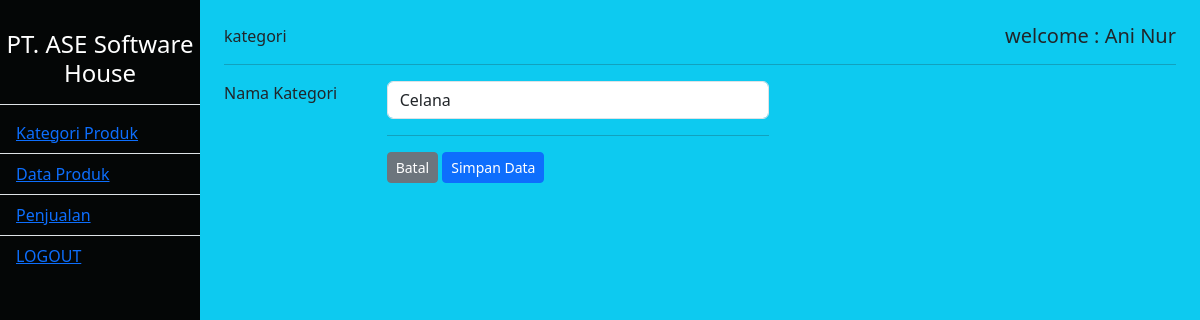
Page /admin/home.php?modul=kategori&action=edit&id=2 (signed in) on the committed database.
### tables this page shows
CREATE TABLE `mst_menus` (
  `menuid` int(11) NOT NULL,
  `menu_name` varchar(30) NOT NULL,
  `menu_link` varchar(30) NOT NULL,
  `isactive` tinyint(1) NOT NULL
);

CREATE TABLE `product_category` (
  `categoryid` int(11) NOT NULL,
  `category_name` varchar(20) NOT NULL,
  `isactive` tinyint(1) NOT NULL,
  `createdby` varchar(30) NOT NULL
);

### admin/home.php (the view, shortened to what this page needs)
<?php
if (isset($_SESSION['userlogin'])){
require_once('../config/koneksidb.php');
require_once('../config/general.php');
?>
<!DOCTYPE html>
<html lang="en">
<head>
    <link href="https://cdn.jsdelivr.net/npm/bootstrap@5.3.2/dist/css/bootstrap.min.css" rel="stylesheet">
    <link rel="stylesheet" href="../assets/adminstyle.css">
    <link rel="stylesheet" href="https://cdn.jsdelivr.net/npm/bootstrap-icons@1.11.2/font/bootstrap-icons.min.css">
</head>
<body class="bg-info">
    <div class="container-fluid">
        <div class="row">
            <div class="col-md-2 bg-black left-menu">
                <h4 class="pb-3 text-white text-center border-bottom"><?php
                echo $company; ?></h4>
                <ul class="list-group list-group-flush" id="listmenu">
                    <?php
                    $statment_sql = $cn_mysql->prepare("select*from mst_menus where isactive=1");
                    $statment_sql->execute();
                    $result = $statment_sql->get_result();
                    while ($d = $result ->fetch_assoc()) {
                        echo '<li class="list-group-item"> <a href='.$d["menu_link"].'> '.$d["menu_name"].'<a></li>';
                    }
                    ?>
                    <li class="list-group-item"><a href="logout.php">LOGOUT</a></li>
                </ul>
            </div>
            <div class="col-md-10 p-4">
                <?php
                if(!isset($_GET['modul'])){
                ?>
                <h5 id="title"><?php title(); ?>
                <span style="float: right;"> welcome : <?php echo $_SESSION['loginname']; ?></span></h5>
                <hr>
                <h6><i id="subtitle"></i></h6>
                <?php
                    echo "
                    <ul>
                        <li>Nama Server: ".$_SERVER['SERVER_NAME']."</li>
                        <li>Nama Server: ".$_SERVER['HTTP_HOST']."</li>
                        <li>URL APK: (lengkap)".$_SERVER['REQUEST_URI']."</li>
                        <li>URL APK: (utama)".$_SERVER['PHP_SELF']."</li>
                        <li>Port dari apk web: ".$_SERVER['SERVER_PORT']."</li>
                    </ul>";
                ?>
            </div>
            <?php
                }
                else{
                    echo'
                    <h5 id="title>"
                        modul: '.title($_GET['modul']).'
                        <span style="float: right;"> welcome : '.$_SESSION['loginname'].'</span>
                    </h5>
                    <hr>
                    ';
                    $pagenya = $_GET['modul'].".php";
                    include_once("modul/$pagenya");
                }
            ?>
        </div>
    </div>
</body>
</html>
<?php
} else {
    echo "<script>alert('memerlukan login');</script>";
    echo "<meta http-equiv=\"REFRESH\" content=\"0;url=index.php\">";
}
?>

### admin/modul/kategori.php (shortened to what this page needs)
<?php
if(!isset($_GET['action'])){
?>
<div class="row">
    <div class="col-md-12">
        <a href="?modul=<?php echo $_GET['modul'];?>&action=add" class="btn btn-primary"> tambah data </a>
        <table class="table table-dark table-striped my-2">
        <thead>
            <tr>
                <th>No</th>
                <th>Nama Kategori</th>
                <th>Action</th>
            </tr>
        </thead>
        <tbody>
            <?php
            $no = 1;
             $statment_sql = $cn_mysql->prepare("select*from product_category where isactive=1");
             $statment_sql->execute();
             $result = $statment_sql->get_result();
             while ($data = $result ->fetch_assoc()) {
            ?>
            <tr>
                <td><?php echo $no;?></td>
                <td><?php echo $data['category_name'];?></td>
                <td>
                    <a href="?modul=<?php echo $_GET['modul'];?>&action=edit&id=<?php echo $data['categoryid'];?>" class="btn btn-primary" title="ubah data"><i class="bi bi-pencil-fill mx-2"></i><a>
                    <a href="?modul=<?php echo $_GET['modul'];?>&action=delete&id=<?php echo $data['categoryid'];?>" class="btn btn-danger" title="hapus data"><i class="bi bi-trash-fill "></i></a></td>
            </tr>
            <?php $no++;
             }
            ?>
        </tbody>
        </table>
    </div>
</div>
<?php
}
else {
    if($_GET['action']=="add"){
        $process ="add";
        $nama = "";
    }
    else if($_GET['action']=="edit"){
        $statment_sql = $cn_mysql->prepare("select*from product_category where categoryid=".$_GET['id']."");
        $statment_sql->execute();
        $result = $statment_sql->get_result();
        $data = $result ->fetch_assoc();
        $nama = $data['category_name'];
    }
    else if($_GET['action']=="delete"){
        header("location: modul/kategoriproses.php?proses=delete&id=".$_GET['id']."");
    }
?>
<form action="modul/kategoriproses.php" method="post">
    <div class="row">
        <label class="col-md-2">Nama Kategori</label>
        <div class="col-md-5">
            <input type="text" name="namakategori" class="form-control input-sm" value ="<?php echo $nama; ?>">
        </div>
    </div>
    <div class="row">
        <div class="col-md-2"></div>
        <div class="col-md-5">
            <hr>
            <button type="reset" class="btn btn-sm btn-secondary"><i class=”bi bi-x-circle-fill”></i>Batal</button>
            <button type="submit" class="btn btn-sm btn-primary"><i class=”bi bi-save-fill”></i>Simpan Data</button>
        </div>
    </div>
</form>
<?php
}
?>

### assets/adminstyle.css (style rules this page uses)
.left-menu { height: 200px!important; padding: 30px 0px!important; }
.left-menu li { background-color: rgb(4, 6, 6); color: aqua; }
.left-menu { background-color: rgb(4, 6, 6)!important; height: 100vh!important; padding: 30px 0px!important; }

### rows in the picture
mst_menus: menu_name "Kategori Produk"
mst_menus: menu_name "Data Produk"
mst_menus: menu_name "Penjualan"
product_category: namakategori "Celana"

### other values in the picture
$company "PT. ASE Software House"
$tl "kategori"
$_SESSION['loginname'] "Ani Nur"
